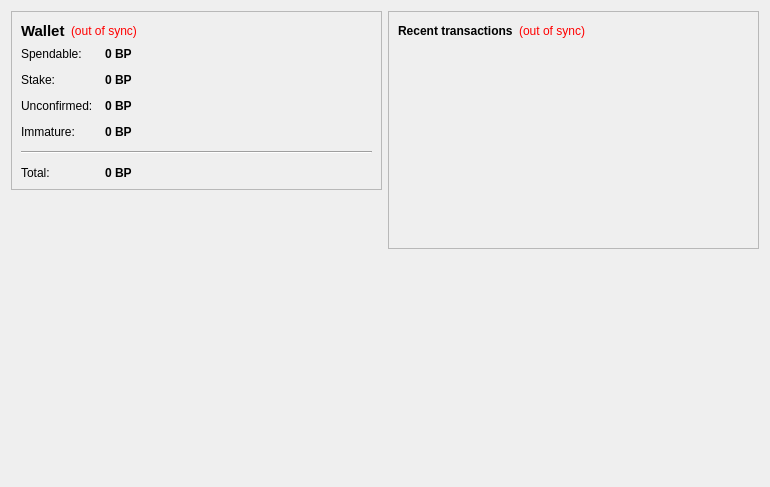
<?xml version="1.0" encoding="UTF-8"?>
<ui version="4.0">
 <class>OverviewPage</class>
 <widget class="QWidget" name="OverviewPage">
  <property name="geometry">
   <rect>
    <x>0</x>
    <y>0</y>
    <width>770</width>
    <height>487</height>
   </rect>
  </property>
  <property name="windowTitle">
   <string>Form</string>
  </property>
  <layout class="QHBoxLayout" name="horizontalLayout" stretch="1,1">
   <item>
    <layout class="QVBoxLayout" name="verticalLayout_2">
     <item>
      <widget class="QFrame" name="frame">
       <property name="frameShape">
        <enum>QFrame::StyledPanel</enum>
       </property>
       <property name="frameShadow">
        <enum>QFrame::Raised</enum>
       </property>
       <layout class="QVBoxLayout" name="verticalLayout_4">
        <item>
         <layout class="QHBoxLayout" name="horizontalLayout_4">
          <item>
           <widget class="QLabel" name="label_5">
            <property name="font">
             <font>
              <pointsize>11</pointsize>
              <weight>75</weight>
              <bold>true</bold>
             </font>
            </property>
            <property name="text">
             <string>Wallet</string>
            </property>
           </widget>
          </item>
          <item>
           <widget class="QLabel" name="labelWalletStatus">
            <property name="toolTip">
             <string>The displayed information may be out of date. Your wallet automatically synchronizes with the Bitpaycoin network after a connection is established, but this process has not completed yet.</string>
            </property>
            <property name="styleSheet">
             <string notr="true">QLabel { color: red; }</string>
            </property>
            <property name="text">
             <string notr="true">(out of sync)</string>
            </property>
            <property name="alignment">
             <set>Qt::AlignLeading|Qt::AlignLeft|Qt::AlignVCenter</set>
            </property>
           </widget>
          </item>
          <item>
           <spacer name="horizontalSpacer_2">
            <property name="orientation">
             <enum>Qt::Horizontal</enum>
            </property>
            <property name="sizeHint" stdset="0">
             <size>
              <width>40</width>
              <height>20</height>
             </size>
            </property>
           </spacer>
          </item>
         </layout>
        </item>
        <item>
         <layout class="QFormLayout" name="formLayout_2">
          <property name="fieldGrowthPolicy">
           <enum>QFormLayout::AllNonFixedFieldsGrow</enum>
          </property>
          <property name="horizontalSpacing">
           <number>12</number>
          </property>
          <property name="verticalSpacing">
           <number>12</number>
          </property>
          <item row="0" column="0">
           <widget class="QLabel" name="label">
            <property name="text">
             <string>Spendable:</string>
            </property>
           </widget>
          </item>
          <item row="0" column="1">
           <widget class="QLabel" name="labelBalance">
            <property name="font">
             <font>
              <weight>75</weight>
              <bold>true</bold>
             </font>
            </property>
            <property name="cursor">
             <cursorShape>IBeamCursor</cursorShape>
            </property>
            <property name="toolTip">
             <string>Your current spendable balance</string>
            </property>
            <property name="text">
             <string notr="true">0 BP</string>
            </property>
            <property name="textInteractionFlags">
             <set>Qt::LinksAccessibleByMouse|Qt::TextSelectableByKeyboard|Qt::TextSelectableByMouse</set>
            </property>
           </widget>
          </item>
          <item row="1" column="0">
           <widget class="QLabel" name="label_6">
            <property name="text">
             <string>Stake:</string>
            </property>
           </widget>
          </item>
          <item row="1" column="1">
           <widget class="QLabel" name="labelStake">
            <property name="font">
             <font>
              <weight>75</weight>
              <bold>true</bold>
             </font>
            </property>
            <property name="cursor">
             <cursorShape>IBeamCursor</cursorShape>
            </property>
            <property name="toolTip">
             <string>Total of coins that was staked, and do not yet count toward the current balance</string>
            </property>
            <property name="text">
             <string notr="true">0 BP</string>
            </property>
            <property name="textInteractionFlags">
             <set>Qt::LinksAccessibleByMouse|Qt::TextSelectableByKeyboard|Qt::TextSelectableByMouse</set>
            </property>
           </widget>
          </item>
          <item row="2" column="0">
           <widget class="QLabel" name="label_3">
            <property name="text">
             <string>Unconfirmed:</string>
            </property>
           </widget>
          </item>
          <item row="2" column="1">
           <widget class="QLabel" name="labelUnconfirmed">
            <property name="font">
             <font>
              <weight>75</weight>
              <bold>true</bold>
             </font>
            </property>
            <property name="cursor">
             <cursorShape>IBeamCursor</cursorShape>
            </property>
            <property name="toolTip">
             <string>Total of transactions that have yet to be confirmed, and do not yet count toward the current balance</string>
            </property>
            <property name="text">
             <string notr="true">0 BP</string>
            </property>
            <property name="textInteractionFlags">
             <set>Qt::LinksAccessibleByMouse|Qt::TextSelectableByKeyboard|Qt::TextSelectableByMouse</set>
            </property>
           </widget>
          </item>
          <item row="3" column="0">
           <widget class="QLabel" name="labelImmatureText">
            <property name="text">
             <string>Immature:</string>
            </property>
           </widget>
          </item>
          <item row="3" column="1">
           <widget class="QLabel" name="labelImmature">
            <property name="font">
             <font>
              <weight>75</weight>
              <bold>true</bold>
             </font>
            </property>
            <property name="toolTip">
             <string>Mined balance that has not yet matured</string>
            </property>
            <property name="text">
             <string notr="true">0 BP</string>
            </property>
            <property name="textInteractionFlags">
             <set>Qt::LinksAccessibleByMouse|Qt::TextSelectableByKeyboard|Qt::TextSelectableByMouse</set>
            </property>
           </widget>
          </item>
          <item row="4" column="0" colspan="2">
           <widget class="Line" name="line">
            <property name="orientation">
             <enum>Qt::Horizontal</enum>
            </property>
           </widget>
          </item>
          <item row="5" column="0">
           <widget class="QLabel" name="labelTotalText">
            <property name="text">
             <string>Total:</string>
            </property>
           </widget>
          </item>
          <item row="5" column="1">
           <widget class="QLabel" name="labelTotal">
            <property name="font">
             <font>
              <weight>75</weight>
              <bold>true</bold>
             </font>
            </property>
            <property name="cursor">
             <cursorShape>IBeamCursor</cursorShape>
            </property>
            <property name="toolTip">
             <string>Your current total balance</string>
            </property>
            <property name="text">
             <string notr="true">0 BP</string>
            </property>
            <property name="textInteractionFlags">
             <set>Qt::LinksAccessibleByMouse|Qt::TextSelectableByKeyboard|Qt::TextSelectableByMouse</set>
            </property>
           </widget>
          </item>
         </layout>
        </item>
       </layout>
      </widget>
     </item>
     <item>
      <spacer name="verticalSpacer">
       <property name="orientation">
        <enum>Qt::Vertical</enum>
       </property>
       <property name="sizeHint" stdset="0">
        <size>
         <width>20</width>
         <height>40</height>
        </size>
       </property>
      </spacer>
     </item>
     <item>
      <widget class="QLabel" name="label_2">
       <property name="autoFillBackground">
        <bool>true</bool>
       </property>
       <property name="text">
        <string/>
       </property>
       <property name="pixmap">
        <pixmap resource="../bitcoin.qrc">:/icons/techbg</pixmap>
       </property>
       <property name="scaledContents">
        <bool>false</bool>
       </property>
       <property name="margin">
        <number>0</number>
       </property>
      </widget>
     </item>
    </layout>
   </item>
   <item>
    <layout class="QVBoxLayout" name="verticalLayout_3">
     <item>
      <widget class="QFrame" name="frame_2">
       <property name="frameShape">
        <enum>QFrame::StyledPanel</enum>
       </property>
       <property name="frameShadow">
        <enum>QFrame::Raised</enum>
       </property>
       <layout class="QVBoxLayout" name="verticalLayout">
        <item>
         <layout class="QHBoxLayout" name="horizontalLayout_2">
          <item>
           <widget class="QLabel" name="label_4">
            <property name="text">
             <string>&lt;b&gt;Recent transactions&lt;/b&gt;</string>
            </property>
           </widget>
          </item>
          <item>
           <widget class="QLabel" name="labelTransactionsStatus">
            <property name="toolTip">
             <string>The displayed information may be out of date. Your wallet automatically synchronizes with the Bitpaycoin network after a connection is established, but this process has not completed yet.</string>
            </property>
            <property name="styleSheet">
             <string notr="true">QLabel { color: red; }</string>
            </property>
            <property name="text">
             <string notr="true">(out of sync)</string>
            </property>
            <property name="alignment">
             <set>Qt::AlignRight|Qt::AlignTrailing|Qt::AlignVCenter</set>
            </property>
           </widget>
          </item>
          <item>
           <spacer name="horizontalSpacer">
            <property name="orientation">
             <enum>Qt::Horizontal</enum>
            </property>
            <property name="sizeHint" stdset="0">
             <size>
              <width>40</width>
              <height>20</height>
             </size>
            </property>
           </spacer>
          </item>
         </layout>
        </item>
        <item>
         <widget class="QListView" name="listTransactions">
          <property name="styleSheet">
           <string notr="true">QListView { background: transparent; }</string>
          </property>
          <property name="frameShape">
           <enum>QFrame::NoFrame</enum>
          </property>
          <property name="verticalScrollBarPolicy">
           <enum>Qt::ScrollBarAlwaysOff</enum>
          </property>
          <property name="horizontalScrollBarPolicy">
           <enum>Qt::ScrollBarAlwaysOff</enum>
          </property>
          <property name="selectionMode">
           <enum>QAbstractItemView::NoSelection</enum>
          </property>
         </widget>
        </item>
       </layout>
      </widget>
     </item>
     <item>
      <spacer name="verticalSpacer_2">
       <property name="orientation">
        <enum>Qt::Vertical</enum>
       </property>
       <property name="sizeHint" stdset="0">
        <size>
         <width>20</width>
         <height>40</height>
        </size>
       </property>
      </spacer>
     </item>
    </layout>
   </item>
  </layout>
 </widget>
 <resources/>
 <connections/>
</ui>
